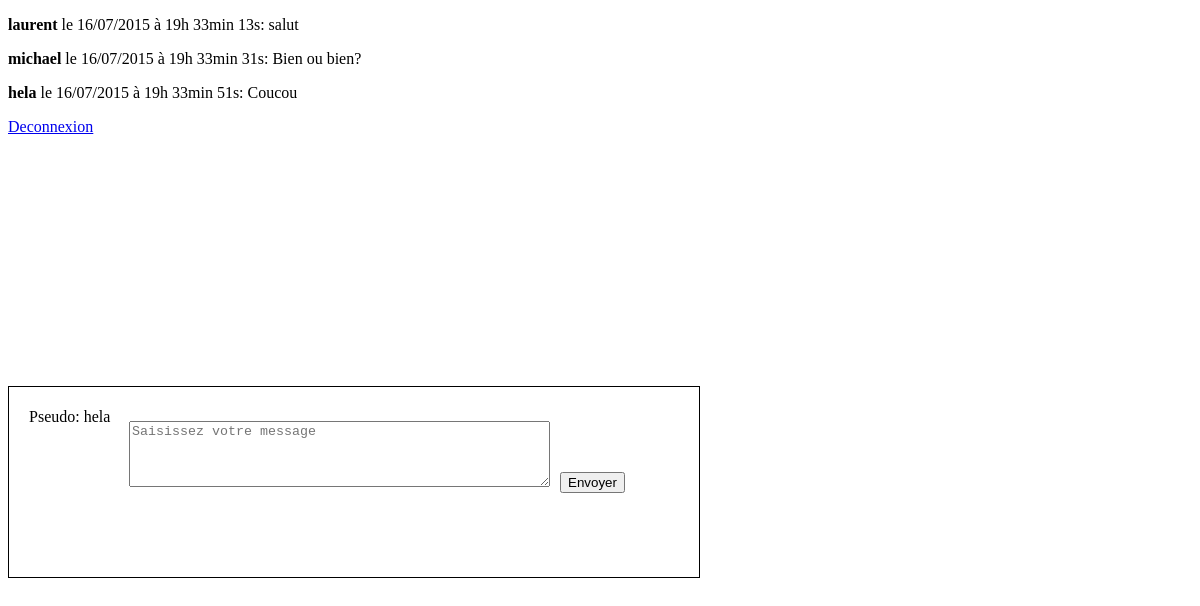
The page / (signed in) on the database its author committed.
### tables this page shows
CREATE TABLE IF NOT EXISTS `message` (
  `id_message` int(20) NOT NULL AUTO_INCREMENT,
  `message` text NOT NULL,
  `date` datetime NOT NULL,
  `login_user` varchar(20) NOT NULL,
  PRIMARY KEY (`id_message`),
  KEY `login_user` (`login_user`)
);

### chat.php (the view, shortened to what this page needs)
<?php
    require("connexion.php");
    $sql = 'SELECT login_user, message, DATE_FORMAT(date, \'%d/%m/%Y à %Hh %imin %ss\') AS date_fr FROM message ORDER BY date LIMIT 0, 10 ';
    $requete = mysqli_query($connect, $sql) or die('Erreur affichage messages <br>'.$sql.'<br>'.mysql_error());
    while ($donnees = mysqli_fetch_assoc($requete))
    {
        echo '<p><strong>' . htmlspecialchars($donnees['login_user']) . '</strong> le ' . htmlspecialchars($donnees['date_fr']) . ': ' . htmlspecialchars($donnees['message']) . '</p>';
    }
?>

### index.php (shortened to what this page needs)
<!DOCTYPE html>
<html lang="en">
<head>
    <link rel="stylesheet" type="text/css" href="css/main.css"/>
</head>
<body>
    <?php
        require_once("upload_message.php");
        require_once("chat.php");
    ?>
    <a href="deconnexion.php" id="logout">Deconnexion</a>
    <form action="index.php" method="post">
        <section id="message-section">
            <label>
                Pseudo:
                <?php
                   $login = $_SESSION['login'];
                    echo $login;
                ?>
            </label>
            <textarea rows="4" cols="50" placeholder="Saisissez votre message" name="message" id="message"></textarea>
            <input type="submit" name="submit-button" id="submit-button" value="Envoyer">
        </section>
    </form>
</body>
</html>

### css/main.css (style rules this page uses)
#message-section { position: relative; top: 250px; border: 1px solid black; line-height: 150px; height:150px; width:650px; padding: 20px; }
#message-section textarea { margin-left: 100px; }
#message-section label { position: absolute; top: -45px; }
#submit-button { position: absolute; margin-top: 65px; margin-left: 10px; margin-left: 10px; }

### rows shown on the page
message: login_user "laurent", date_fr "16/07/2015 à 19h 33min 13s", message "salut"
message: login_user "michael", date_fr "16/07/2015 à 19h 33min 31s", message "Bien ou bien?"
message: login_user "hela", date_fr "16/07/2015 à 19h 33min 51s", message "Coucou"

### other values the page prints
$login "hela"
